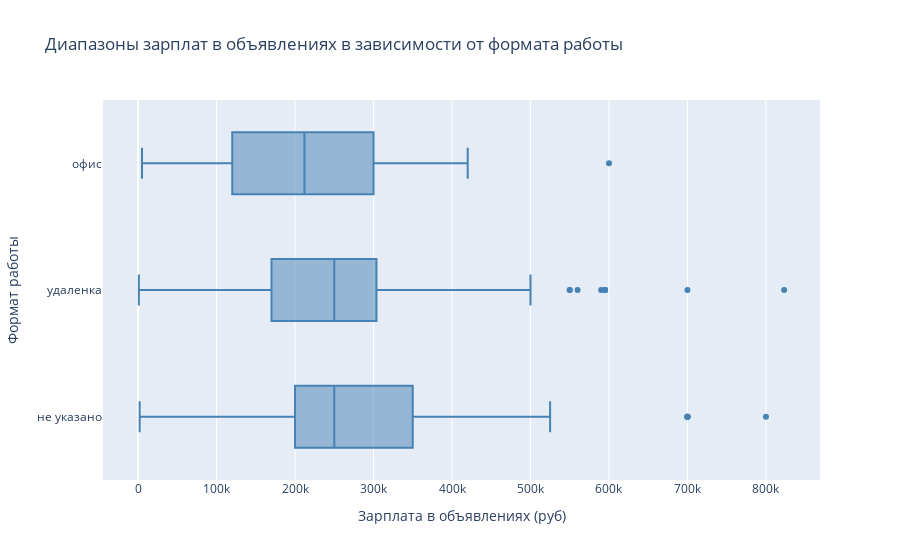

This figure's notebook cell:
### Code cell
px.box(
    df[df['salary'] != 0], 
    x = 'salary', 
    y = 'format2', 
    orientation = 'h', 
    color_discrete_sequence = ['steelblue'],
    title= 'Диапазоны зарплат в объявлениях в зависимости от формата работы',
    labels={
        'salary': 'Зарплата в объявлениях (руб)',
        'format2': 'Формат работы',
    },
)

### Figure 1 — Plotly figure (JSON) as saved in the notebook; plotly's stock layout.template omitted (floating-point values rounded to 4 significant figures; data arrays with more than 128 entries replaced by an {"elided": "..."} marker saying what was removed)
{"data": [{"alignmentgroup": "True", "hovertemplate": "Зарплата в объявлениях (руб)=%{x}<br>Формат работы=%{y}<extra></extra>", "legendgroup": "", "marker": {"color": "steelblue"}, "name": "", "notched": false, "offsetgroup": "", "orientation": "h", "showlegend": false, "type": "box", "x": {"elided": "545 int values"}, "x0": " ", "xaxis": "x", "y": {"elided": "545 str values"}, "y0": " ", "yaxis": "y"}], "layout": {"boxmode": "group", "legend": {"tracegroupgap": 0}, "title": {"text": "Диапазоны зарплат в объявлениях в зависимости от формата работы"}, "xaxis": {"anchor": "y", "domain": [0, 1], "title": {"text": "Зарплата в объявлениях (руб)"}}, "yaxis": {"anchor": "x", "domain": [0, 1], "title": {"text": "Формат работы"}}}}
